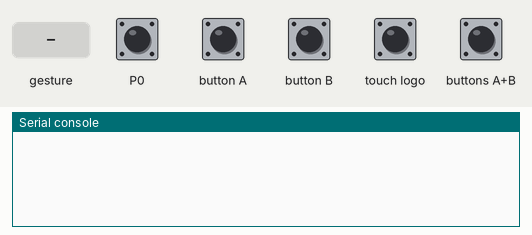
Bench run of a program on a simulated BBC micro:bit (MakeCode). Shown: the last lines printed to the serial console. The test bench sets the inputs (shaded band). No radio messages arrive unless stated (any console line starting 'radio sent:' is added by the test bench); a tilt is held for 1.5 s and a shake lasts 1 s, then the board lies face up again.

Above: at 1.2 s.
1.3 s: touch pin P0 pressed for 0.15 s
At 2.2 s:
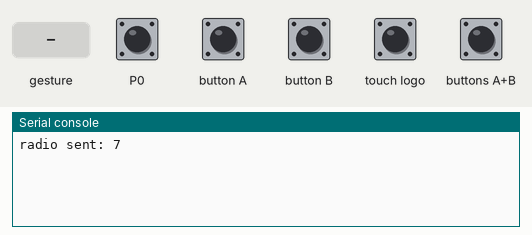
2.9 s: button A pressed for 0.15 s
At 4.2 s:
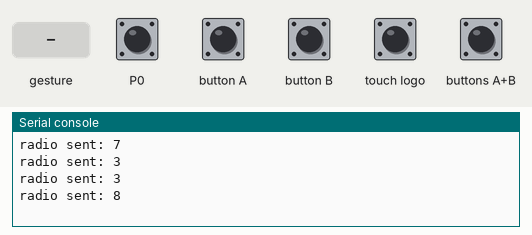
4.5 s: button B pressed for 0.15 s
At 5.8 s:
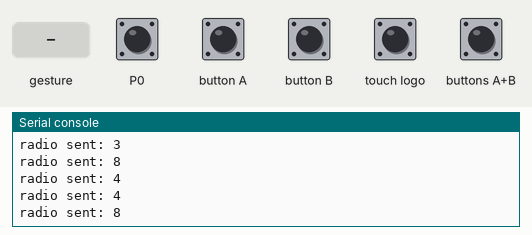
6.1 s: touch logo pressed for 0.15 s
At 7.1 s:
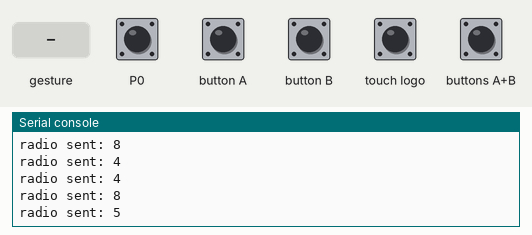
7.7 s: buttons A+B pressed for 0.15 s
At 9.0 s:
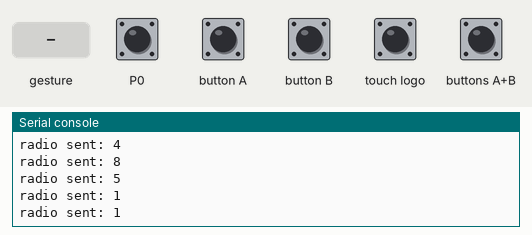
9.3 s: gesture 'shake'
At 10.1 s:
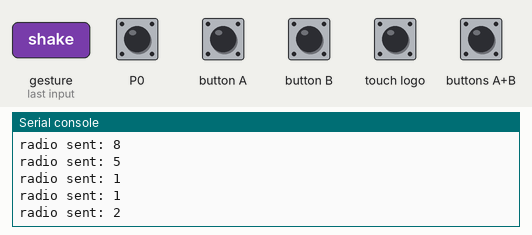
Timing chart, 0 to 11.8 s (numbered marks = the images above; inputs shaded):
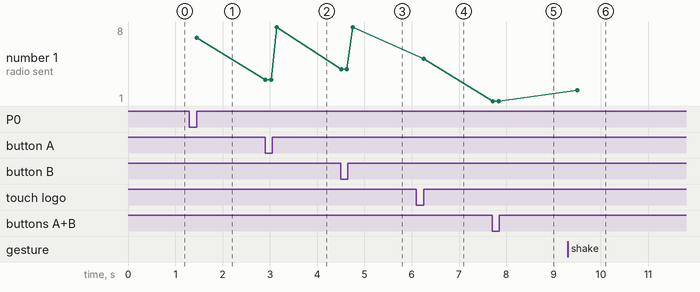

The program:

main.ts
```typescript
input.onPinPressed(TouchPin.P0, function () {
    // Cambiar / Reproducir Musica
    radio.sendNumber(7)
})
input.onLogoEvent(TouchButtonEvent.Pressed, function () {
    // Parar del todo
    girando = false
    radio.sendNumber(5)
})
input.onLogoEvent(TouchButtonEvent.LongPressed, function () {
    // Claxon
    radio.sendNumber(6)
})
input.onGesture(Gesture.Shake, function () {
    // Atrás
    girando = false
    radio.sendNumber(2)
})
let girando = false
radio.setGroup(5)
basic.forever(function () {
    if (input.buttonIsPressed(Button.AB)) {
        // Adelante
        radio.sendNumber(1)
        girando = false
        basic.pause(100)
    } else if (input.buttonIsPressed(Button.A)) {
        // Girando izquierda mientras se mantiene pulsado
        radio.sendNumber(3)
        girando = true
        basic.pause(100)
    } else if (input.buttonIsPressed(Button.B)) {
        // Girando derecha mientras se mantiene pulsado
        radio.sendNumber(4)
        girando = true
        basic.pause(100)
    } else if (girando) {
        // Al soltar A o B, avisa que terminó el giro (código 8)
        radio.sendNumber(8)
        girando = false
    }
})
```

test.ts
```typescript
// aquí va el archivo "tests"; esto no se compilará cuando este paquete se utilice como una extensión.
```

Measured:
- after the input at 1.3 s, the serial console: prints a new line after 0.15 s (image 1)
- after the input at 2.9 s, the serial console: prints a new line at once (image 2)
- after the input at 4.5 s, the serial console: prints a new line at once (image 3)
- after the input at 6.1 s, the serial console: prints a new line after 0.15 s (image 4)
- after the input at 7.7 s, the serial console: prints a new line at once (image 5)
- after the input at 9.3 s, the serial console: prints a new line after 0.20 s (image 6)
- plotted number 1: 7 → 8 after the input at 2.9 s, 8 → 5 after the input at 6.1 s, 5 → 1 after the input at 7.7 s, 1 → 2 after the input at 9.3 s
